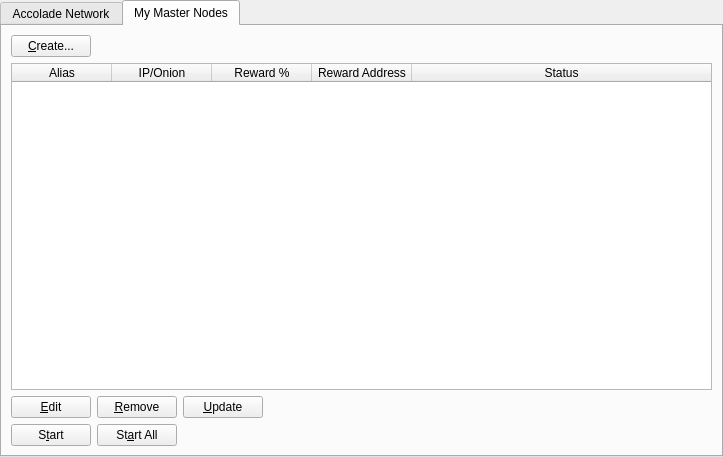
<?xml version="1.0" encoding="UTF-8"?>
<ui version="4.0">
 <class>MasternodeManager</class>
 <widget class="QWidget" name="MasternodeManager">
  <property name="geometry">
   <rect>
    <x>0</x>
    <y>0</y>
    <width>723</width>
    <height>457</height>
   </rect>
  </property>
  <property name="windowTitle">
   <string>Form</string>
  </property>
  <layout class="QVBoxLayout" name="topLayout">
   <property name="leftMargin">
    <number>0</number>
   </property>
   <property name="topMargin">
    <number>0</number>
   </property>
   <property name="rightMargin">
    <number>0</number>
   </property>
   <property name="bottomMargin">
    <number>0</number>
   </property>
   <item>
    <layout class="QVBoxLayout" name="verticalLayout">
     <property name="bottomMargin">
      <number>0</number>
     </property>
     <item>
      <widget class="QTabWidget" name="tabWidget">
       <property name="currentIndex">
        <number>1</number>
       </property>
       <widget class="QWidget" name="tab">
        <attribute name="title">
         <string>Accolade Network</string>
        </attribute>
        <layout class="QGridLayout" name="gridLayout">
         <item row="1" column="0">
          <widget class="QTableWidget" name="tableWidgetMasternodes">
           <property name="editTriggers">
            <set>QAbstractItemView::NoEditTriggers</set>
           </property>
           <property name="alternatingRowColors">
            <bool>true</bool>
           </property>
           <property name="selectionBehavior">
            <enum>QAbstractItemView::SelectRows</enum>
           </property>
           <property name="sortingEnabled">
            <bool>true</bool>
           </property>
           <attribute name="horizontalHeaderStretchLastSection">
            <bool>true</bool>
           </attribute>
           <column>
            <property name="text">
             <string>Address</string>
            </property>
           </column>
           <column>
            <property name="text">
             <string>Protocol</string>
            </property>
           </column>
           <column>
            <property name="text">
             <string>Active</string>
            </property>
           </column>
           <column>
            <property name="text">
             <string>Active (secs)</string>
            </property>
           </column>
           <column>
            <property name="text">
             <string>Last Seen</string>
            </property>
           </column>
           <column>
            <property name="text">
             <string>Pubkey</string>
            </property>
           </column>
          </widget>
         </item>
         <item row="0" column="0">
          <layout class="QHBoxLayout" name="horizontalLayout_3">
           <property name="bottomMargin">
            <number>0</number>
           </property>
           <item>
            <widget class="QLabel" name="label_2">
             <property name="text">
              <string>Accolade Node Count:</string>
             </property>
            </widget>
           </item>
           <item>
            <widget class="QLabel" name="countLabel">
             <property name="text">
              <string>0</string>
             </property>
            </widget>
           </item>
           <item>
            <spacer name="horizontalSpacer_3">
             <property name="orientation">
              <enum>Qt::Horizontal</enum>
             </property>
             <property name="sizeHint" stdset="0">
              <size>
               <width>40</width>
               <height>20</height>
              </size>
             </property>
            </spacer>
           </item>
          </layout>
         </item>
        </layout>
       </widget>
       <widget class="QWidget" name="tab_2">
        <attribute name="title">
         <string>My Master Nodes</string>
        </attribute>
        <layout class="QGridLayout" name="gridLayout_2">
         <item row="0" column="0">
          <layout class="QVBoxLayout" name="verticalLayout_2">
           <property name="bottomMargin">
            <number>0</number>
           </property>
           <item>
            <layout class="QHBoxLayout" name="horizontalLayout">
             <item>
              <widget class="QPushButton" name="createButton">
               <property name="text">
                <string>&amp;Create...</string>
               </property>
              </widget>
             </item>
             <item>
              <spacer name="horizontalSpacer">
               <property name="orientation">
                <enum>Qt::Horizontal</enum>
               </property>
               <property name="sizeHint" stdset="0">
                <size>
                 <width>40</width>
                 <height>20</height>
                </size>
               </property>
              </spacer>
             </item>
            </layout>
           </item>
           <item>
            <widget class="QTableWidget" name="tableWidget_2">
             <property name="minimumSize">
              <size>
               <width>695</width>
               <height>0</height>
              </size>
             </property>
             <property name="editTriggers">
              <set>QAbstractItemView::NoEditTriggers</set>
             </property>
             <property name="alternatingRowColors">
              <bool>true</bool>
             </property>
             <property name="selectionMode">
              <enum>QAbstractItemView::SingleSelection</enum>
             </property>
             <property name="selectionBehavior">
              <enum>QAbstractItemView::SelectRows</enum>
             </property>
             <attribute name="horizontalHeaderStretchLastSection">
              <bool>true</bool>
             </attribute>
             <column>
              <property name="text">
               <string>Alias</string>
              </property>
             </column>
             <column>
              <property name="text">
               <string>IP/Onion</string>
              </property>
             </column>
             <column>
              <property name="text">
               <string>Reward %</string>
              </property>
             </column>
             <column>
              <property name="text">
               <string>Reward Address</string>
              </property>
             </column>
             <column>
              <property name="text">
               <string>Status</string>
              </property>
             </column>
            </widget>
           </item>
           <item>
            <layout class="QHBoxLayout" name="horizontalLayout_2">
             <property name="bottomMargin">
              <number>0</number>
             </property>
             <item>
              <widget class="QPushButton" name="editButton">
               <property name="text">
                <string>&amp;Edit</string>
               </property>
              </widget>
             </item>
             <item>
              <widget class="QPushButton" name="removeButton">
               <property name="text">
                <string>&amp;Remove</string>
               </property>
              </widget>
             </item>
             <item>
              <widget class="QPushButton" name="UpdateButton">
               <property name="text">
                <string>&amp;Update</string>
               </property>
              </widget>
             </item>
             <item>
              <spacer name="horizontalSpacer_2">
               <property name="orientation">
                <enum>Qt::Horizontal</enum>
               </property>
               <property name="sizeHint" stdset="0">
                <size>
                 <width>40</width>
                 <height>20</height>
                </size>
               </property>
              </spacer>
             </item>
            </layout>
           </item>
           <item>
            <layout class="QHBoxLayout" name="horizontalLayout_4">
             <property name="bottomMargin">
              <number>0</number>
             </property>
            </layout>
           </item>
           <item>
            <layout class="QHBoxLayout" name="horizontalLayout_5">
             <property name="bottomMargin">
              <number>0</number>
             </property>
             <item>
              <widget class="QPushButton" name="startButton">
               <property name="text">
                <string>S&amp;tart</string>
               </property>
              </widget>
             </item>
             <item>
              <widget class="QPushButton" name="startAllButton">
               <property name="text">
                <string>St&amp;art All</string>
               </property>
              </widget>
             </item>
             <item>
              <spacer name="horizontalSpacer_5">
               <property name="orientation">
                <enum>Qt::Horizontal</enum>
               </property>
               <property name="sizeHint" stdset="0">
                <size>
                 <width>40</width>
                 <height>20</height>
                </size>
               </property>
              </spacer>
             </item>
            </layout>
           </item>
          </layout>
         </item>
        </layout>
       </widget>
      </widget>
     </item>
    </layout>
   </item>
  </layout>
 </widget>
 <resources/>
 <connections/>
</ui>
